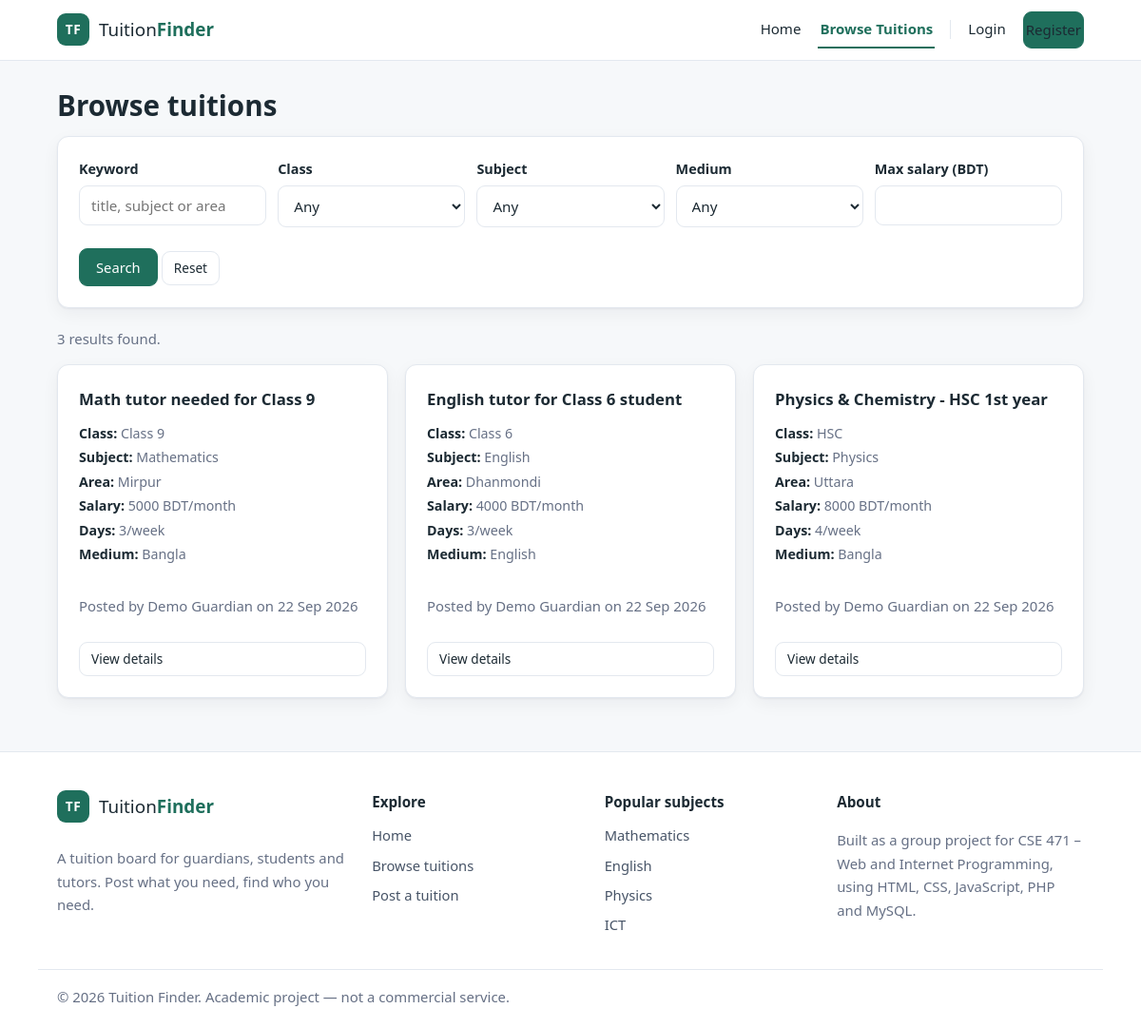
Screenshot of /browse.php with the database file from the repository.
### tables this page shows
CREATE TABLE tuition_posts (
    post_id      INT AUTO_INCREMENT PRIMARY KEY,
    posted_by    INT            NOT NULL,
    title        VARCHAR(150)   NOT NULL,
    class_level  VARCHAR(50)    NOT NULL,
    subject      VARCHAR(100)   NOT NULL,
    area         VARCHAR(100)   NOT NULL,
    salary       INT            NOT NULL,
    days_per_week TINYINT       NOT NULL,
    medium       ENUM('Bangla','English','Both') NOT NULL DEFAULT 'Bangla',
    description  TEXT           NULL,
    status       ENUM('open','closed') NOT NULL DEFAULT 'open',
    created_at   TIMESTAMP      NOT NULL DEFAULT CURRENT_TIMESTAMP,
    CONSTRAINT fk_post_user
        FOREIGN KEY (posted_by) REFERENCES users(user_id)
        ON DELETE CASCADE,
    INDEX idx_subject (subject),
    INDEX idx_area (area),
    INDEX idx_class (class_level)
);

CREATE TABLE users (
    user_id       INT AUTO_INCREMENT PRIMARY KEY,
    full_name     VARCHAR(100)        NOT NULL,
    email         VARCHAR(150)        NOT NULL UNIQUE,
    phone         VARCHAR(20)         NOT NULL,
    role          ENUM('guardian','tutor','admin') NOT NULL DEFAULT 'guardian',
    password_hash VARCHAR(255)        NOT NULL,
    created_at    TIMESTAMP           NOT NULL DEFAULT CURRENT_TIMESTAMP
);

### includes/functions.php (called while the page is built, shortened)
<?php
function e(?string $value): string
{
    return htmlspecialchars((string) $value, ENT_QUOTES, 'UTF-8');
}
function get_str(string $key): string
{
    return trim((string) ($_GET[$key] ?? ''));
}

### browse.php (the view, shortened to what this page needs)
<?php
require_once __DIR__ . '/includes/functions.php';
$keyword  = get_str('keyword');
$maxSalary = get_str('max_salary');
$sql    = 'SELECT p.post_id, p.title, p.class_level, p.subject, p.area, p.salary,
                  p.days_per_week, p.medium, p.status, p.created_at, u.full_name
           FROM tuition_posts p
           JOIN users u ON u.user_id = p.posted_by
           WHERE p.status = "open"';
$sql .= ' ORDER BY p.created_at DESC';
$stmt = $conn->prepare($sql);
$stmt->execute();
$posts = $stmt->get_result()->fetch_all(MYSQLI_ASSOC);
require_once __DIR__ . '/includes/header.php';
?>
<h1>Browse tuitions</h1>
<form class="card filter-form" method="get" action="browse.php">
    <div class="filter-row">
        <div>
            <label for="keyword">Keyword</label>
            <input type="text" id="keyword" name="keyword" value="<?= e($keyword) ?>"
                   placeholder="title, subject or area">
        </div>
        <div>
            <label for="class_level">Class</label>
            <select id="class_level" name="class_level">
                <option value="">Any</option>
            </select>
        </div>
        <div>
            <label for="subject">Subject</label>
            <select id="subject" name="subject">
                <option value="">Any</option>
            </select>
        </div>
        <div>
            <label for="medium">Medium</label>
            <select id="medium" name="medium">
                <option value="">Any</option>
            </select>
        </div>
        <div>
            <label for="max_salary">Max salary (BDT)</label>
            <input type="number" id="max_salary" name="max_salary" min="0" step="500"
                   value="<?= e($maxSalary) ?>">
        </div>
    </div>
    <button type="submit" class="btn btn-primary">Search</button>
    <a class="btn btn-small" href="browse.php">Reset</a>
</form>
<p class="muted"><?= count($posts) ?> result<?= count($posts) === 1 ? '' : 's' ?> found.</p>
<?php if (!$posts): ?>
    <p class="empty">No tuition matches your search. Try removing a filter.</p>
<?php else: ?>
    <div class="grid">
        <?php foreach ($posts as $post): ?>
            <article class="card post-card">
                <h3><a href="post_details.php?id=<?= (int) $post['post_id'] ?>"><?= e($post['title']) ?></a></h3>
                <ul class="meta">
                    <li><strong>Class:</strong> <?= e($post['class_level']) ?></li>
                    <li><strong>Subject:</strong> <?= e($post['subject']) ?></li>
                    <li><strong>Area:</strong> <?= e($post['area']) ?></li>
                    <li><strong>Salary:</strong> <?= (int) $post['salary'] ?> BDT/month</li>
                    <li><strong>Days:</strong> <?= (int) $post['days_per_week'] ?>/week</li>
                    <li><strong>Medium:</strong> <?= e($post['medium']) ?></li>
                </ul>
                <p class="muted">Posted by <?= e($post['full_name']) ?>
                    on <?= e(date('d M Y', strtotime($post['created_at']))) ?></p>
                <a class="btn btn-small" href="post_details.php?id=<?= (int) $post['post_id'] ?>">View details</a>
            </article>
        <?php endforeach; ?>
    </div>
<?php endif; ?>
<?php require_once __DIR__ . '/includes/footer.php'; ?>

### assets/css/style.css (style rules this page uses)
:root { --brand: #1f6f5c; --brand-dark: #16523f; --brand-light: #e8f6ef; --accent: #e4a11b; --text: #1c2a33; --muted: #667085; --line: #e3e8ef; --bg: #f6f8fa; --card: #ffffff; --danger: #c0392b; --radius: 12px; --shadow: 0 1px 2px rgba(16, 24, 40, .05), 0 6px 18px rgba(16, 24, 40, .05); --shadow-hover: 0 4px 10px rgba(16, 24, 40, .07), 0 14px 32px rgba(16, 24, 40, .09); }
* { box-sizing: border-box; }
body { margin: 0; font-family: "Segoe UI", Tahoma, Arial, sans-serif; background: var(--bg); color: var(--text); line-height: 1.65; -webkit-font-smoothing: antialiased; }
a { color: var(--brand); }
h1 { font-size: 1.85rem; margin: 0 0 14px; line-height: 1.25; }
h3 { font-size: 1.05rem; margin: 0 0 8px; }
.muted { color: var(--muted); font-size: .93rem; }
.card { background: var(--card); border: 1px solid var(--line); border-radius: var(--radius); padding: 22px; box-shadow: var(--shadow); }
.grid { display: grid; grid-template-columns: repeat(auto-fill, minmax(290px, 1fr)); gap: 18px; }
.post-card { display: flex; flex-direction: column; transition: box-shadow .18s, transform .18s; }
.post-card h3 { margin-bottom: 10px; }
.post-card h3 a { color: var(--text); text-decoration: none; }
.post-card .meta { list-style: none; padding: 0; margin: 0 0 14px; font-size: .89rem; color: var(--muted); }
.post-card .meta li { margin-bottom: 2px; }
.post-card .meta strong { color: var(--text); font-weight: 600; }
label { display: block; margin: 14px 0 5px; font-weight: 600; font-size: .9rem; }
input[type="text"], input[type="email"], input[type="password"], input[type="number"], select, textarea { width: 100%; padding: 10px 12px; border: 1px solid var(--line); border-radius: 9px; font-size: .95rem; font-family: inherit; color: var(--text); background: #fff; }
.filter-form { margin-bottom: 20px; }
.filter-row { display: grid; grid-template-columns: repeat(auto-fit, minmax(165px, 1fr)); gap: 12px; margin-bottom: 12px; }
.filter-row label { margin-top: 0; }
.btn { display: inline-block; padding: 9px 17px; border: 1px solid var(--line); border-radius: 9px; background: #fff; color: var(--text); font-size: .92rem; font-family: inherit; text-decoration: none; cursor: pointer; margin-top: 10px; transition: background .15s, color .15s, border-color .15s; }
.btn-primary { background: var(--brand); border-color: var(--brand); color: #fff; }
.btn-small { padding: 6px 12px; font-size: .85rem; }

### rows the page displays
tuition_posts: title "Math tutor needed for Class 9", class_level "Class 9", subject "Mathematics", area "Mirpur", salary "5000", days_per_week "3", medium "Bangla", posted_by.full_name "Demo Guardian", created_at "22 Sep 2026"
tuition_posts: title "English tutor for Class 6 student", class_level "Class 6", subject "English", area "Dhanmondi", salary "4000", days_per_week "3", medium "English", posted_by.full_name "Demo Guardian", created_at "22 Sep 2026"
tuition_posts: title "Physics & Chemistry - HSC 1st year", class_level "HSC", subject "Physics", area "Uttara", salary "8000", days_per_week "4", medium "Bangla", posted_by.full_name "Demo Guardian", created_at "22 Sep 2026"

### other values shown
count($posts) "3"
